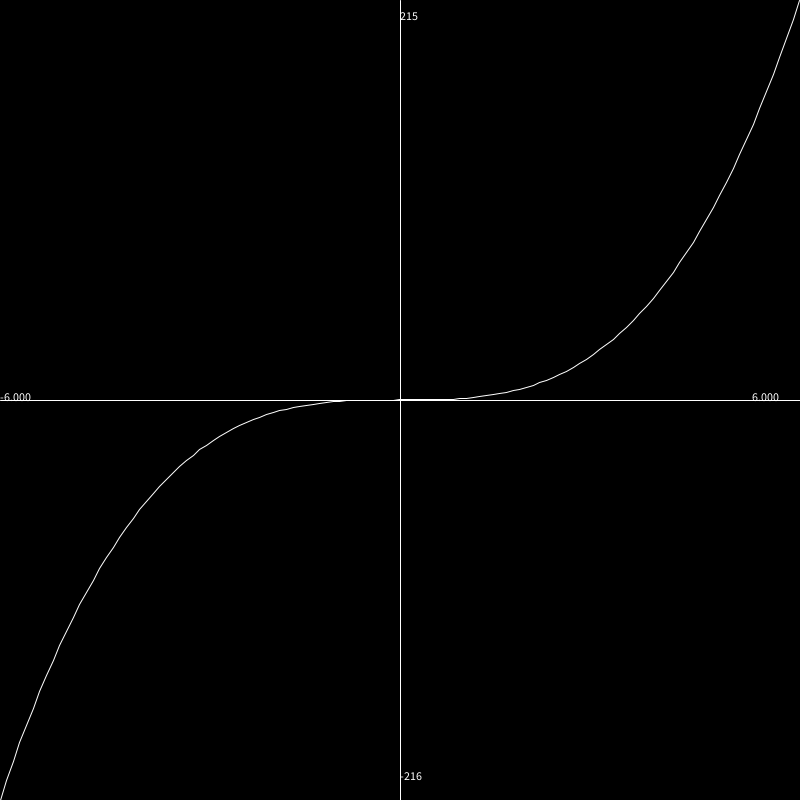
Frame 1 (no input)
Frame 60 (the mouse pressed at the canvas centre just before this capture): identical to frame 1, image omitted
Frame 120 (the mouse held since frame 60 and released just before this capture): identical to frame 1, image omitted

The Processing sketch that drew this single still picture (run headless with seeded random() and noise(); from frame 60 on, the mouse is pressed at the canvas centre):

// Processing sketch: graph_that_shit
// ── graph_that_shit.pde
float f(float x) {
  return pow(x,3);
}

float rangeLow, rangeHigh;
float step;
ArrayList<PVector> points = new ArrayList<PVector>();
float lowest, highest;
int zeroXPos, zeroYPos;

void setup() {
  size(800,800);  
  
  
  rangeLow = -6;
  rangeHigh = 6;
  zeroXPos = width - floor(width * (1 / ((rangeHigh - rangeLow) / rangeHigh))); 
  
  println(zeroXPos);
  
  step = 0.1;
  highest = Float.MIN_VALUE;
  lowest = Float.MAX_VALUE;
  for (float x = rangeLow; x < rangeHigh; x += step) {
    PVector p = new PVector(x, f(x));
    points.add(p);
    
    if (p.y > highest) {
      highest = p.y;
    }
    
    if (p.y < lowest) {
      lowest = p.y;
    }
  }
  
  zeroYPos = height - floor(height * (1 / ((highest - lowest) / highest)));
  
}

void draw() {
  background(0);
  //translate(width / 2, height / 2);
  stroke(255);
  line(0, height / 2, width, height / 2);
  line(zeroXPos, 0, zeroXPos, height);
  noFill();
  beginShape();
  for (PVector p : points) {
    float x = map(p.x, rangeLow, rangeHigh, 0, width);
    float y = map(p.y, lowest, highest, height, 0);
    vertex(x,y);
  }
  endShape();
  text(floor(highest), zeroXPos, 20);
  text(floor(lowest), zeroXPos, height - 20);
  text(rangeLow, 0, zeroYPos);
  text(rangeHigh, width - 50, zeroYPos);
}
